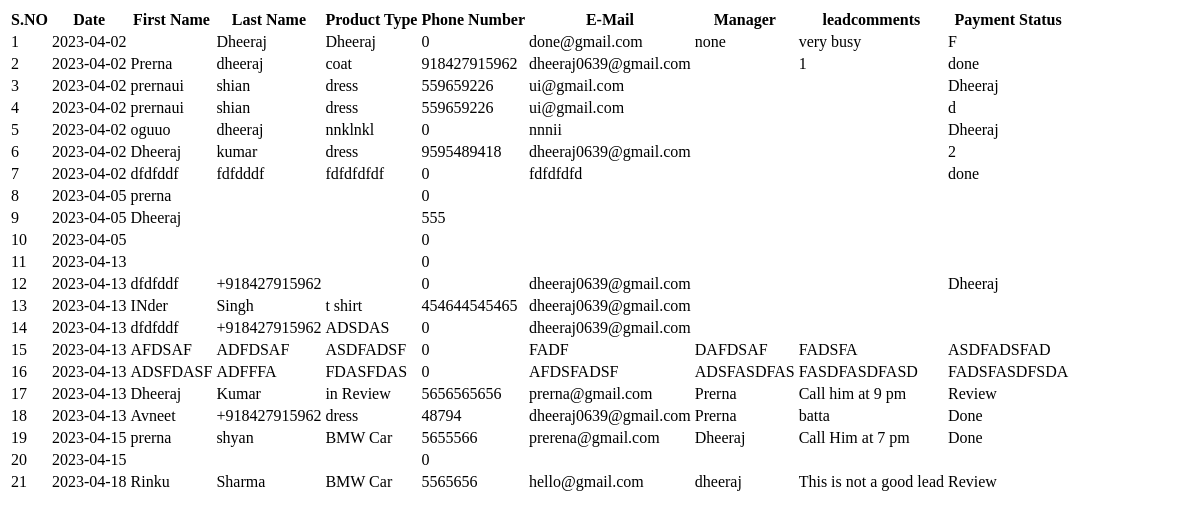
Before: /orderfetch.php with the older database file.
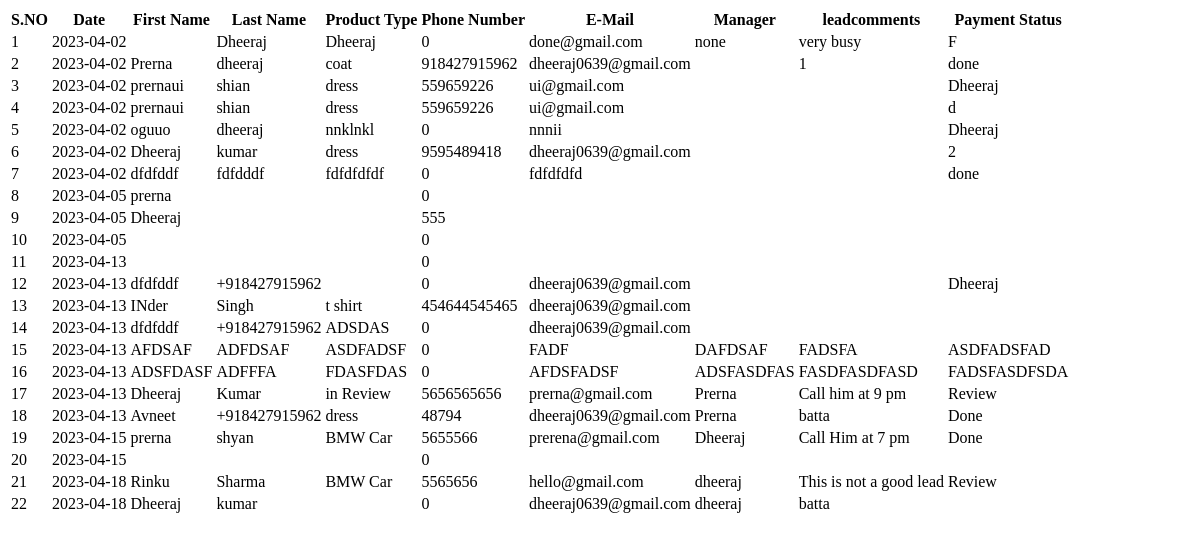
After: the same page with the newer database file.
### tables this page shows
CREATE TABLE `coustomer` (
  `sno` int(11) NOT NULL,
  `Date` date NOT NULL DEFAULT current_timestamp(),
  `fname` varchar(30) NOT NULL,
  `lname` varchar(30) NOT NULL,
  `clothtype` varchar(100) NOT NULL,
  `phonenumber` bigint(10) NOT NULL,
  `email` varchar(30) NOT NULL,
  `address` text NOT NULL,
  `address2` text DEFAULT NULL,
  `country` varchar(10) NOT NULL,
  `state` varchar(15) NOT NULL,
  `zip` int(10) NOT NULL,
  `leadcomments` text NOT NULL,
  `administrationname` text NOT NULL,
  `leadtype` text NOT NULL,
  `Payment Status` text NOT NULL
);

### orderfetch.php (the view, shortened to what this page needs)
<html>
  <body>
<?php
  include("dbcon.php");
   $sql = "SELECT * FROM `coustomer`";
   $retval = mysqli_query( $db, $sql );
     echo"
   <table>
      <tr>
      <th>S.NO </th>
      <th> Date </th>
      <th>First Name</th>
      <th>Last Name</th>
      <th>Product Type</th>
      <th>Phone Number</th>
      <th>E-Mail</th>
       <th> Manager</th>
      <th> leadcomments </th>
      <th> Payment Status </th>
      </tr>";
   while($row = mysqli_fetch_array($retval)) {
      echo "<tr>
      <td>{$row['sno']} </td>".
      "<td> {$row['Date']}  </td>".
       "<td> {$row['fname']}  </td> ".
       "<td> {$row['lname']}  </td> ".
         "<td> {$row['clothtype']}  </td> ".
         "<td> {$row['phonenumber']}  </td> ".
         " <td> {$row['email']} </td>".
         " <td> {$row['administrationname']} </td>",
         " <td> {$row['leadcomments']} </td>",
         " <td> {$row['Payment Status']} </td>
         </tr>
         ";
   }
?>
</body>
</html>

Changed rows visible on the page:
added coustomer: sno "22", Date "2023-04-18", fname "Dheeraj", lname "kumar", phonenumber "0", email "dheeraj0639@gmail.com", administrationname "dheeraj", leadcomments "batta"
